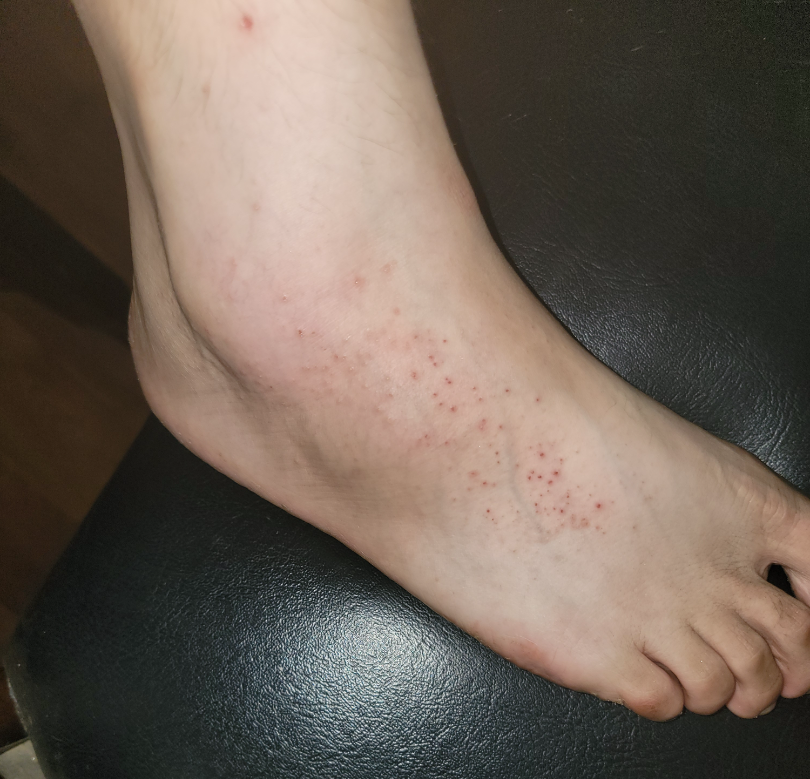
#> input picture test.png, 810 x 779 px
$ python -i quality.py   (imports and definitions only)   (older library calls are emulated)
#> lines starting #> are read from the running program, lines starting #| are printed output that depends on the picture
"""Layer 1: image quality gate. Measurable checks only, each with a pass/caution/reject result."""
import cv2
import numpy as np

from qyro_app import config
from qyro_app.schemas import ImageQuality, QualityCheck, QualityStatus


# [65 lines left out: functions _grade, assess_quality, not called in this run]

>>> import cv2
>>> picture = cv2.imread('../test.png', cv2.IMREAD_GRAYSCALE)
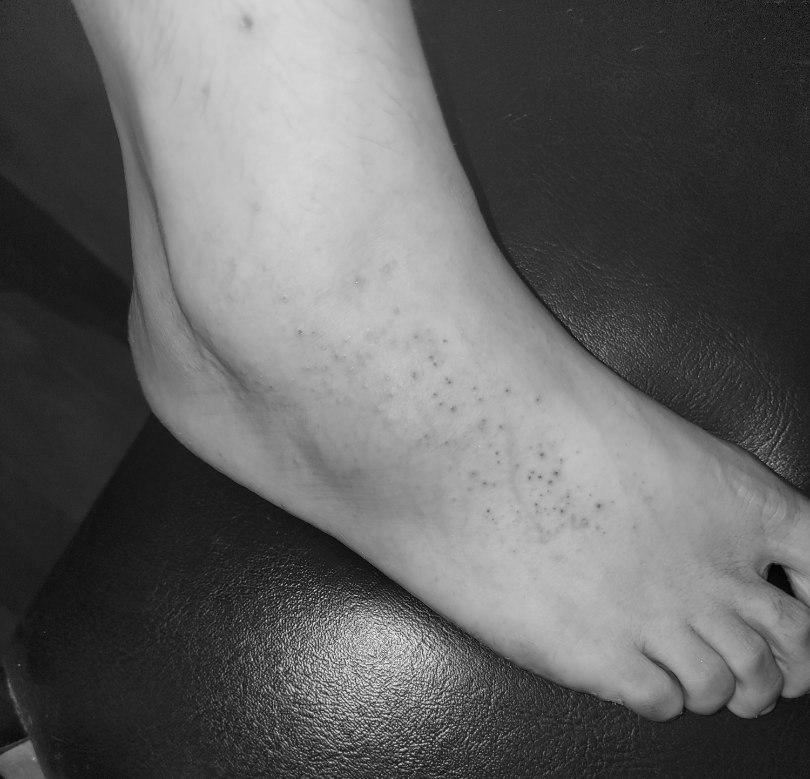
#> picture: shape (779, 810); min 2, max 251, mean 98.4
#> (the run stopped early here; a loop or call above may not have finished)
